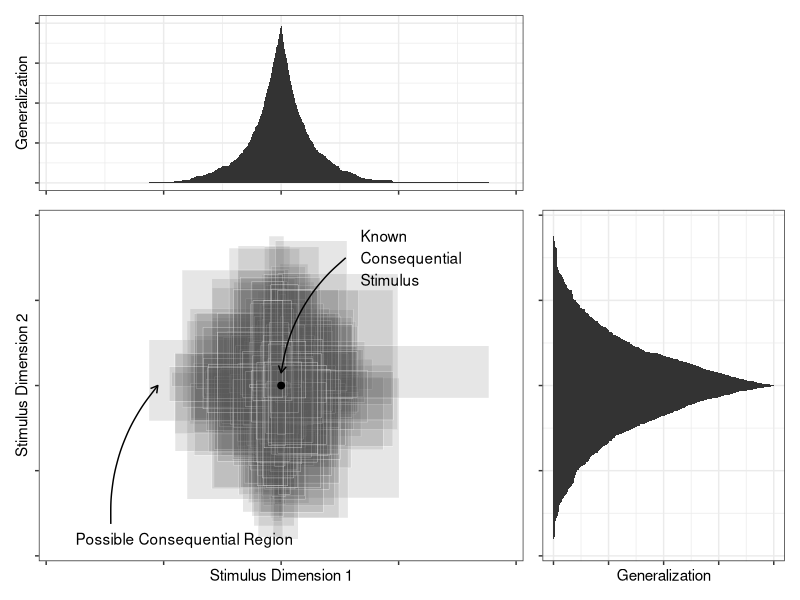

R code for this plot:
# author: Danielle Navarro
# date: 2020-06-23

# packages
library(ggplot2)
library(dplyr)
library(patchwork)
library(ggforce)
set.seed(1)

n <- 50000 # number of consequential regions to sample
r <- 7.5   # range parameter for the plots


# shepard model -----------------------------------------------------------


# construct posterior hypothesis space
hypotheses <- tibble(
  mid_x = runif(n, min = -r, max = r), # prior location parameters are treated as arbitrary
  mid_y = runif(n, min = -r, max = r),
  len_x = rgamma(n, rate = 1.2, shape = 1), # prior size is gamma/erlang per Shepard
  len_y = rgamma(n, rate = 0.5, shape = 1)
) %>%
  mutate( # reparameterize as the edges of the regions
    x_min = mid_x - len_x / 2, 
    x_max = mid_x + len_x / 2,
    y_min = mid_y - len_y / 2,
    y_max = mid_y + len_y / 2
  ) %>%
  filter( # under weak sampling, Bayesian updating is simply falsification/filtering
    x_min < 0, x_max > 0, 
    y_min < 0, y_max > 0
  ) %>%
  filter( # for visual nicety, use the Navarro et al 2012 "bounded" model
    x_min > -r, x_max < r,
    y_min > -r, y_max < r
  )


# convenience function to compute the generalization probability given a 
# stimulus locations and vectors 
within_prob <- function(x, xmin, xmax) {
  within <- function(x) {
    mean(x < xmax & x > xmin)
  }
  unlist(lapply(x, within))
}

# construct generalization gradients
generalise <- tibble(
  x = seq(-r, r, length.out = 1000),
  y = seq(-r, r, length.out = 1000),
  px = within_prob(x, hypotheses$x_min, hypotheses$x_max),
  py = within_prob(y, hypotheses$y_min, hypotheses$y_max)
)


# draw plot ---------------------------------------------------------------


# the central plot showing the regions...
pic <- ggplot(
  data = hypotheses, 
  mapping = aes(xmin = x_min, ymin = y_min, 
                xmax = x_max, ymax = y_max)
) + 
  geom_rect(alpha = .15, color = "white", size = .1) + 
  
  # arrows and text
  annotate("point", x = 0, y = 0, shape = 19, size = 2) + 
  annotate(
    geom = "curve", x = 2.2, y = 6, xend = 0, yend = .6, 
    curvature = .2, arrow = arrow(length = unit(2, "mm"))
  ) +
  annotate(geom = "text", x = 2.7, y = 6, 
           label = "Known\nConsequential\nStimulus", hjust = "left")  +
  annotate(
    geom = "curve", x = -5.8, y = -6.5, xend = -4.2, yend = 0, 
    curvature = -.2, arrow = arrow(length = unit(2, "mm"))
  ) +
  annotate(geom = "text", x = -7, y = -7.2, 
           label = "Possible Consequential Region", hjust = "left")  +
  
  # stylistic
  theme_bw() +
  theme(panel.grid = element_blank()) + 
  scale_x_continuous("Stimulus Dimension 1", labels = NULL, limits = c(-r, r)) + 
  scale_y_continuous("Stimulus Dimension 2", labels = NULL, limits = c(-r, r))


# the generalisation curve above
above <- ggplot(
  data = generalise,
  mapping = aes(x, px)
) + 
  geom_area() + 
  scale_x_continuous(NULL, labels = NULL, limits = c(-r, r)) +
  scale_y_continuous("Generalization", limits = c(0, 1), labels = NULL) +
  theme_bw()

# the generalisation curve to the right
right <- ggplot(
  data = generalise,
  mapping = aes(py, y)
) + 
  geom_area(orientation = "y") + 
  scale_y_continuous(NULL, labels = NULL, limits = c(-r, r)) +
  scale_x_continuous("Generalization", limits = c(0, 1), labels = NULL) +
  theme_bw()

# spacer plot
blank <- ggplot(data = generalise) + theme_void()

# compose plots using patchwork
figure <- above + blank + pic + right +
  plot_layout(
    heights = c(1, 2), 
    widths = c(2, 1)
  )

# save to file
ggsave(
  filename = here::here("shepardsim.png"), 
  plot = figure, 
  height = 6,
  width = 6
)



# session information -----------------------------------------------------

# devtools::session_info()

# ─ Session info ───────────────────────────────────────────────────────────────────────────
# setting  value                       
# version  R version 4.0.1 (2020-06-06)
# os       Ubuntu 20.04 LTS            
# system   x86_64, linux-gnu           
# ui       RStudio                     
# language en_AU:en                    
# collate  en_AU.UTF-8                 
# ctype    en_AU.UTF-8                 
# tz       Australia/Sydney            
# date     2020-06-23                  
# 
# ─ Packages ───────────────────────────────────────────────────────────────────────────────
# package     * version  date       lib source        
# assertthat    0.2.1    2019-03-21 [1] CRAN (R 4.0.0)
# backports     1.1.7    2020-05-13 [1] CRAN (R 4.0.0)
# callr         3.4.3    2020-03-28 [1] CRAN (R 4.0.0)
# cli           2.0.2    2020-02-28 [1] CRAN (R 4.0.0)
# colorspace    1.4-1    2019-03-18 [1] CRAN (R 4.0.0)
# crayon        1.3.4    2017-09-16 [1] CRAN (R 4.0.0)
# desc          1.2.0    2018-05-01 [1] CRAN (R 4.0.0)
# devtools    * 2.3.0    2020-04-10 [1] CRAN (R 4.0.0)
# digest        0.6.25   2020-02-23 [1] CRAN (R 4.0.0)
# dplyr       * 0.8.5    2020-03-07 [1] CRAN (R 4.0.0)
# ellipsis      0.3.1    2020-05-15 [1] CRAN (R 4.0.0)
# evaluate      0.14     2019-05-28 [1] CRAN (R 4.0.0)
# fansi         0.4.1    2020-01-08 [1] CRAN (R 4.0.0)
# farver        2.0.3    2020-01-16 [1] CRAN (R 4.0.0)
# fs            1.4.1    2020-04-04 [1] CRAN (R 4.0.0)
# generics      0.0.2    2018-11-29 [1] CRAN (R 4.0.0)
# ggforce     * 0.3.1    2019-08-20 [1] CRAN (R 4.0.0)
# ggplot2     * 3.3.1    2020-05-28 [1] CRAN (R 4.0.0)
# git2r       * 0.27.1   2020-05-03 [1] CRAN (R 4.0.0)
# glue          1.4.1    2020-05-13 [1] CRAN (R 4.0.0)
# gtable        0.3.0    2019-03-25 [1] CRAN (R 4.0.0)
# here          0.1      2017-05-28 [1] CRAN (R 4.0.0)
# htmltools     0.4.0    2019-10-04 [1] CRAN (R 4.0.0)
# knitr         1.28     2020-02-06 [1] CRAN (R 4.0.0)
# labeling      0.3      2014-08-23 [1] CRAN (R 4.0.0)
# lifecycle     0.2.0    2020-03-06 [1] CRAN (R 4.0.0)
# lubridate     1.7.8    2020-04-06 [1] CRAN (R 4.0.0)
# magrittr      1.5      2014-11-22 [1] CRAN (R 4.0.0)
# MASS          7.3-51.6 2020-04-26 [1] CRAN (R 4.0.0)
# memoise       1.1.0    2017-04-21 [1] CRAN (R 4.0.0)
# munsell       0.5.0    2018-06-12 [1] CRAN (R 4.0.0)
# packrat       0.5.0    2018-11-14 [1] CRAN (R 4.0.0)
# patchwork   * 1.0.1    2020-06-22 [1] CRAN (R 4.0.1)
# pillar        1.4.4    2020-05-05 [1] CRAN (R 4.0.0)
# pkgbuild      1.0.8    2020-05-07 [1] CRAN (R 4.0.0)
# pkgconfig     2.0.3    2019-09-22 [1] CRAN (R 4.0.0)
# pkgdown     * 1.5.1    2020-04-09 [1] CRAN (R 4.0.0)
# pkgload       1.1.0    2020-05-29 [1] CRAN (R 4.0.0)
# polyclip      1.10-0   2019-03-14 [1] CRAN (R 4.0.0)
# prettyunits   1.1.1    2020-01-24 [1] CRAN (R 4.0.0)
# processx      3.4.2    2020-02-09 [1] CRAN (R 4.0.0)
# ps            1.3.3    2020-05-08 [1] CRAN (R 4.0.0)
# purrr         0.3.4    2020-04-17 [1] CRAN (R 4.0.0)
# R6            2.4.1    2019-11-12 [1] CRAN (R 4.0.0)
# Rcpp          1.0.4.6  2020-04-09 [1] CRAN (R 4.0.0)
# remotes       2.1.1    2020-02-15 [1] CRAN (R 4.0.0)
# rlang         0.4.6    2020-05-02 [1] CRAN (R 4.0.0)
# rmarkdown     2.2      2020-05-31 [1] CRAN (R 4.0.0)
# roxygen2    * 7.1.0    2020-03-11 [1] CRAN (R 4.0.0)
# rprojroot     1.3-2    2018-01-03 [1] CRAN (R 4.0.0)
# rstudioapi    0.11     2020-02-07 [1] CRAN (R 4.0.0)
# scales        1.1.1    2020-05-11 [1] CRAN (R 4.0.0)
# sessioninfo   1.1.1    2018-11-05 [1] CRAN (R 4.0.0)
# stringi       1.4.6    2020-02-17 [1] CRAN (R 4.0.0)
# stringr       1.4.0    2019-02-10 [1] CRAN (R 4.0.0)
# testthat    * 2.3.2    2020-03-02 [1] CRAN (R 4.0.0)
# tibble        3.0.1    2020-04-20 [1] CRAN (R 4.0.0)
# tidyselect    1.1.0    2020-05-11 [1] CRAN (R 4.0.0)
# tweenr        1.0.1    2018-12-14 [1] CRAN (R 4.0.0)
# usethis     * 1.6.1    2020-04-29 [1] CRAN (R 4.0.0)
# vctrs         0.3.1    2020-06-05 [1] CRAN (R 4.0.0)
# withr         2.2.0    2020-04-20 [1] CRAN (R 4.0.0)
# xfun          0.14     2020-05-20 [1] CRAN (R 4.0.0)
# xml2          1.3.2    2020-04-23 [1] CRAN (R 4.0.0)
# yaml          2.2.1    2020-02-01 [1] CRAN (R 4.0.0)
# 
# [1] /home/danielle/R/x86_64-pc-linux-gnu-library/4.0
# [2] /usr/local/lib/R/site-library
# [3] /usr/lib/R/site-library
# [4] /usr/lib/R/library
